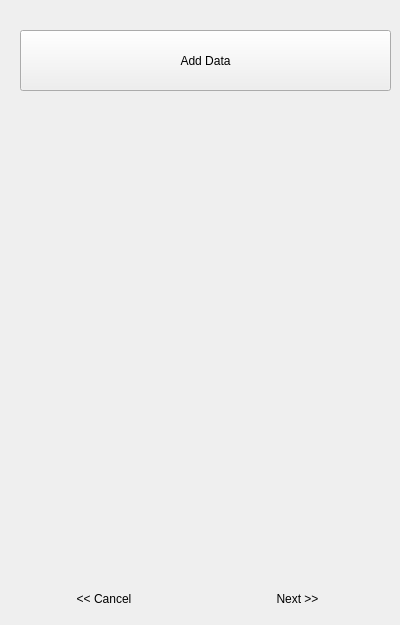
        <widget class="QWidget" name="page_7">
         <widget class="QPushButton" name="btn_set_emu_data">
          <property name="geometry">
           <rect>
            <x>20</x>
            <y>30</y>
            <width>371</width>
            <height>61</height>
           </rect>
          </property>
          <property name="text">
           <string>Add Data</string>
          </property>
         </widget>
         <widget class="QWidget" name="layoutWidget_2">
          <property name="geometry">
           <rect>
            <x>10</x>
            <y>580</y>
            <width>381</width>
            <height>36</height>
           </rect>
          </property>
          <layout class="QHBoxLayout" name="horizontalLayout_24">
           <item>
            <widget class="QPushButton" name="btn_back_emu_data">
             <property name="styleSheet">
              <string notr="true"> QPushButton{
     background: qlineargradient(x1: 0, y1: 0, x2: 0, y2: 1,
                                 stop: 0 #D3D3D3, stop: 0.4 #7E7E7E,
                                 stop: 0.5 #7E7E7E, stop: 1.0 #7E7E7E);
     
/*     border: 1px solid #C4C4C3;
 border-top: 1px solid #C2C7CB;*/
   /*  border-bottom-color: #C2C7CB;*/
     border-top-left-radius: 4px;
     border-top-right-radius: 10px;
     min-width: 8ex;
     padding: 8px;

}

  QPushButton:hover {
background: qlineargradient(x1: 0, y1: 0, x2: 0, y2: 1,
                                 stop: 0 #7E7E7E, stop: 0.4 #DDDDDD,
                                 stop: 0.5 #D8D8D8, stop: 1.0 #D3D3D3);
 }

  QPushButton:selected {
     border-color: #9B9B9B;
   /*  border-bottom-color: #C2C7CB;*/ /* same as pane color */
 }

 QPushButton:!selected {
     margin-top: 2px; /* make non-selected tabs look smaller */
 }</string>
             </property>
             <property name="text">
              <string>&lt;&lt; Cancel</string>
             </property>
            </widget>
           </item>
           <item>
            <widget class="QPushButton" name="btn_nxt_emu_data">
             <property name="styleSheet">
              <string notr="true"> QPushButton{
     background: qlineargradient(x1: 0, y1: 0, x2: 0, y2: 1,
                                 stop: 0 #D3D3D3, stop: 0.4 #7E7E7E,
                                 stop: 0.5 #7E7E7E, stop: 1.0 #7E7E7E);
     
/*     border: 1px solid #C4C4C3;
 border-top: 1px solid #C2C7CB;*/
   /*  border-bottom-color: #C2C7CB;*/
     border-top-left-radius: 4px;
     border-top-right-radius: 10px;
     min-width: 8ex;
     padding: 8px;

}

  QPushButton:hover {
background: qlineargradient(x1: 0, y1: 0, x2: 0, y2: 1,
                                 stop: 0 #7E7E7E, stop: 0.4 #DDDDDD,
                                 stop: 0.5 #D8D8D8, stop: 1.0 #D3D3D3);
 }

  QPushButton:selected {
     border-color: #9B9B9B;
   /*  border-bottom-color: #C2C7CB;*/ /* same as pane color */
 }

 QPushButton:!selected {
     margin-top: 2px; /* make non-selected tabs look smaller */
 }</string>
             </property>
             <property name="text">
              <string>Next &gt;&gt;</string>
             </property>
            </widget>
           </item>
          </layout>
         </widget>
        </widget>
